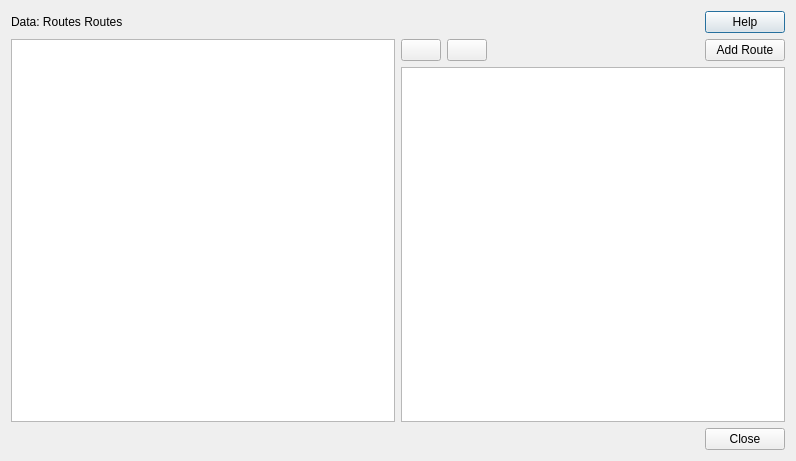
<?xml version="1.0" encoding="UTF-8"?>
<ui version="4.0">
 <class>Dialog</class>
 <widget class="QDialog" name="Dialog">
  <property name="geometry">
   <rect>
    <x>0</x>
    <y>0</y>
    <width>796</width>
    <height>461</height>
   </rect>
  </property>
  <property name="windowTitle">
   <string>Data | Routes</string>
  </property>
  <layout class="QVBoxLayout" name="verticalLayout_4">
   <item>
    <layout class="QVBoxLayout" name="verticalLayout_3">
     <item>
      <layout class="QHBoxLayout" name="horizontalLayout">
       <item>
        <widget class="QLabel" name="label_title">
         <property name="text">
          <string>&lt;html&gt;&lt;head/&gt;&lt;body&gt;&lt;p&gt;&lt;span style=&quot; font-size:14pt;&quot;&gt;Data: &lt;/span&gt;&lt;span style=&quot; font-size:14pt; font-weight:600;&quot;&gt;Routes&lt;/span&gt;&lt;/p&gt;&lt;p&gt;&lt;span style=&quot; font-style:italic;&quot;&gt;Routes&lt;/span&gt;&lt;/p&gt;&lt;/body&gt;&lt;/html&gt;</string>
         </property>
        </widget>
       </item>
       <item>
        <spacer name="horizontalSpacer">
         <property name="orientation">
          <enum>Qt::Horizontal</enum>
         </property>
         <property name="sizeHint" stdset="0">
          <size>
           <width>40</width>
           <height>20</height>
          </size>
         </property>
        </spacer>
       </item>
       <item>
        <widget class="QPushButton" name="btn_help">
         <property name="text">
          <string notr="true">Help</string>
         </property>
        </widget>
       </item>
      </layout>
     </item>
     <item>
      <layout class="QVBoxLayout" name="verticalLayout_2">
       <item>
        <layout class="QHBoxLayout" name="horizontalLayout_3">
         <item>
          <widget class="QTreeView" name="scenarios_tree"/>
         </item>
         <item>
          <layout class="QVBoxLayout" name="verticalLayout">
           <item>
            <layout class="QHBoxLayout" name="horizontalLayout_2">
             <item>
              <widget class="QPushButton" name="show_used">
               <property name="text">
                <string/>
               </property>
              </widget>
             </item>
             <item>
              <widget class="QPushButton" name="show_changed">
               <property name="text">
                <string/>
               </property>
              </widget>
             </item>
             <item>
              <spacer name="horizontalSpacer_3">
               <property name="orientation">
                <enum>Qt::Horizontal</enum>
               </property>
               <property name="sizeHint" stdset="0">
                <size>
                 <width>40</width>
                 <height>20</height>
                </size>
               </property>
              </spacer>
             </item>
             <item>
              <widget class="QPushButton" name="add_route_btn">
               <property name="text">
                <string>Add Route</string>
               </property>
               <property name="icon">
                <iconset>
                 <normaloff>icons/add-scenario.svg</normaloff>icons/add-scenario.svg</iconset>
               </property>
              </widget>
             </item>
            </layout>
           </item>
           <item>
            <widget class="QTreeView" name="routes_tree"/>
           </item>
          </layout>
         </item>
        </layout>
       </item>
       <item>
        <layout class="QHBoxLayout" name="horizontalLayout_5">
         <item>
          <spacer name="horizontalSpacer_2">
           <property name="orientation">
            <enum>Qt::Horizontal</enum>
           </property>
           <property name="sizeHint" stdset="0">
            <size>
             <width>40</width>
             <height>20</height>
            </size>
           </property>
          </spacer>
         </item>
         <item>
          <widget class="QDialogButtonBox" name="buttonBox">
           <property name="sizePolicy">
            <sizepolicy hsizetype="Maximum" vsizetype="Fixed">
             <horstretch>0</horstretch>
             <verstretch>0</verstretch>
            </sizepolicy>
           </property>
           <property name="orientation">
            <enum>Qt::Horizontal</enum>
           </property>
           <property name="standardButtons">
            <set>QDialogButtonBox::Close</set>
           </property>
          </widget>
         </item>
        </layout>
       </item>
      </layout>
     </item>
    </layout>
   </item>
  </layout>
 </widget>
 <tabstops>
  <tabstop>btn_help</tabstop>
  <tabstop>scenarios_tree</tabstop>
 </tabstops>
 <resources/>
 <connections>
  <connection>
   <sender>buttonBox</sender>
   <signal>rejected()</signal>
   <receiver>Dialog</receiver>
   <slot>reject()</slot>
   <hints>
    <hint type="sourcelabel">
     <x>317</x>
     <y>496</y>
    </hint>
    <hint type="destinationlabel">
     <x>286</x>
     <y>274</y>
    </hint>
   </hints>
  </connection>
 </connections>
</ui>
